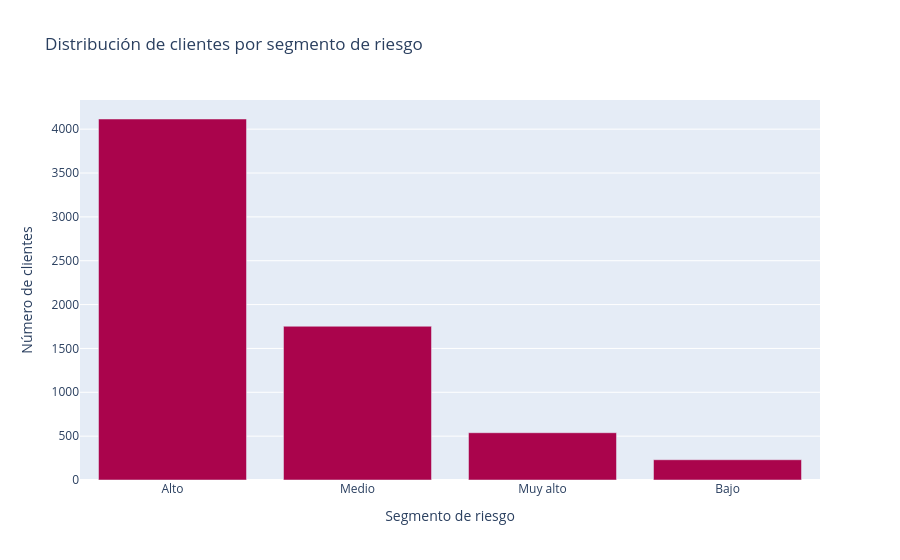

Source (notebook cell):
### Code cell
import plotly.express as px

segmentos = df["Segmento_Riesgo"].value_counts().reset_index()
segmentos.columns = ["Segmento", "Cantidad"]

fig = px.bar(
    segmentos,
    x="Segmento",
    y="Cantidad",
    title="Distribución de clientes por segmento de riesgo",
    labels={
        "Segmento": "Segmento de riesgo",
        "Cantidad": "Número de clientes"
    },
    color_discrete_sequence=["#aa044c"]
)

fig.show()

### Figure 1 — Plotly figure (JSON) as saved in the notebook; plotly's stock layout.template omitted (floating-point values rounded to 4 significant figures)
{"data": [{"hovertemplate": "Segmento de riesgo=%{x}<br>Número de clientes=%{y}<extra></extra>", "legendgroup": "", "marker": {"color": "#aa044c", "pattern": {"shape": ""}}, "name": "", "orientation": "v", "showlegend": false, "textposition": "auto", "type": "bar", "x": ["Alto", "Medio", "Muy alto", "Bajo"], "xaxis": "x", "y": [4116, 1753, 539, 231], "yaxis": "y"}], "layout": {"barmode": "relative", "legend": {"tracegroupgap": 0}, "title": {"text": "Distribución de clientes por segmento de riesgo"}, "xaxis": {"anchor": "y", "domain": [0, 1], "title": {"text": "Segmento de riesgo"}}, "yaxis": {"anchor": "x", "domain": [0, 1], "title": {"text": "Número de clientes"}}}}
